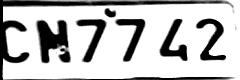
#> input picture output/temp.jpg, 240 x 80 px
$ python img_enhance.py
#> lines starting #> are read from the running program, lines starting #| are printed output that depends on the picture
from PIL import Image, ImageEnhance
import pytesseract
#from car_detect import *


def ocr(path):
#> called with path = './output/temp.jpg'
  img = Image.open(path)
#> img is the input picture: PIL image 240x80 RGB; min 0, max 255, mean 190.9
  #img = img.convert('RGBA')
  '''pix = img.load()
  for y in range(img.size[1]):
      for x in range(img.size[0]):
          if pix[x, y][0] < 102 or pix[x, y][1] < 102 or pix[x, y][2] < 102:
              pix[x, y] = (0, 0, 0, 255)
          else:
              pix[x, y] = (255, 255, 255, 255)'''

  #img = ImageEnhance.Brightness(img).enhance(2.0)
  img = ImageEnhance.Contrast(img).enhance(2.0)
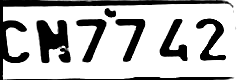
#> img: PIL image 240x80 RGB; min 0, max 255, mean 185.8
  # [9 lines of commented-out code are left out]
#> (the run stopped early here; a loop or call above may not have finished)
